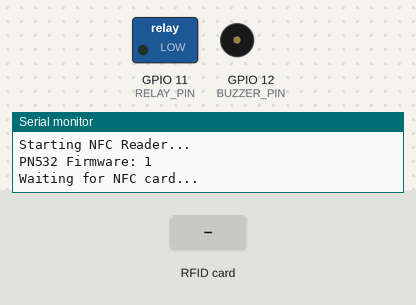
A sketch run on a simulated ESP32-S3. Parts: switched loads named in the sketch (green lamp = pin HIGH), buzzer (waves = sounding, pin HIGH), the last lines printed to the serial monitor. The inputs (shaded band) are chosen by the test bench.

Above: at 2.2 s.
2.3 s: RFID card 5E 7A 19 C4 held to the reader
At 3.2 s:
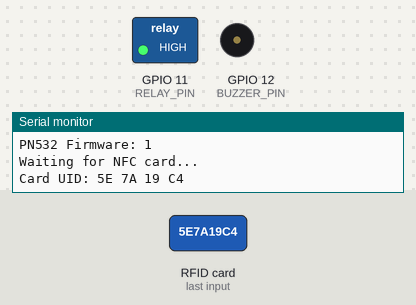
Timing chart, 0 to 5.3 s (numbered marks = the images above; inputs shaded):
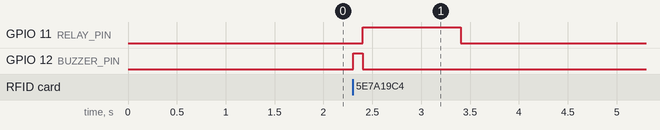

Measured:
- after the input at 2.3 s, GPIO 11 (RELAY_PIN): LOW → HIGH after 0.10 s, → LOW 1.0 s later; GPIO 12 (BUZZER_PIN): LOW → HIGH at once, → LOW 0.10 s later

The sketch:

My_NFC_Reader.ino
```cpp
#include <Wire.h>
#include <PN532_I2C.h>
#include <PN532.h>

#define SDA_PIN 8
#define SCL_PIN 9
#define PN532_RST 10
#define PN532_IRQ 7

#define BUZZER_PIN 12
#define RELAY_PIN 11

PN532_I2C pn532_i2c(Wire);
PN532 nfc(pn532_i2c);

void setup() {
  Serial.begin(115200);
  delay(1000);

  pinMode(BUZZER_PIN, OUTPUT);
  pinMode(RELAY_PIN, OUTPUT);

  digitalWrite(BUZZER_PIN, LOW);
  digitalWrite(RELAY_PIN, LOW);

  Wire.begin(SDA_PIN, SCL_PIN);

  Serial.println("Starting NFC Reader...");

  nfc.begin();

  uint32_t version = nfc.getFirmwareVersion();
  if (!version) {
    Serial.println("PN532 NOT FOUND");
    while (1);
  }

  Serial.print("PN532 Firmware: ");
  Serial.println((version >> 16) & 0xFF, HEX);

  nfc.SAMConfig();
  Serial.println("Waiting for NFC card...");
}

void loop() {
  uint8_t uid[7];
  uint8_t uidLength;

  bool success = nfc.readPassiveTargetID(
    PN532_MIFARE_ISO14443A,
    uid,
    &uidLength
  );

  if (success) {
    Serial.print("Card UID: ");
    for (uint8_t i = 0; i < uidLength; i++) {
      Serial.print(uid[i], HEX);
      Serial.print(" ");
    }
    Serial.println();

    // Beep
    digitalWrite(BUZZER_PIN, HIGH);
    delay(100);
    digitalWrite(BUZZER_PIN, LOW);

    // Relay ON
    digitalWrite(RELAY_PIN, HIGH);
    delay(1000);
    digitalWrite(RELAY_PIN, LOW);

    delay(1500);
  }
}
```
